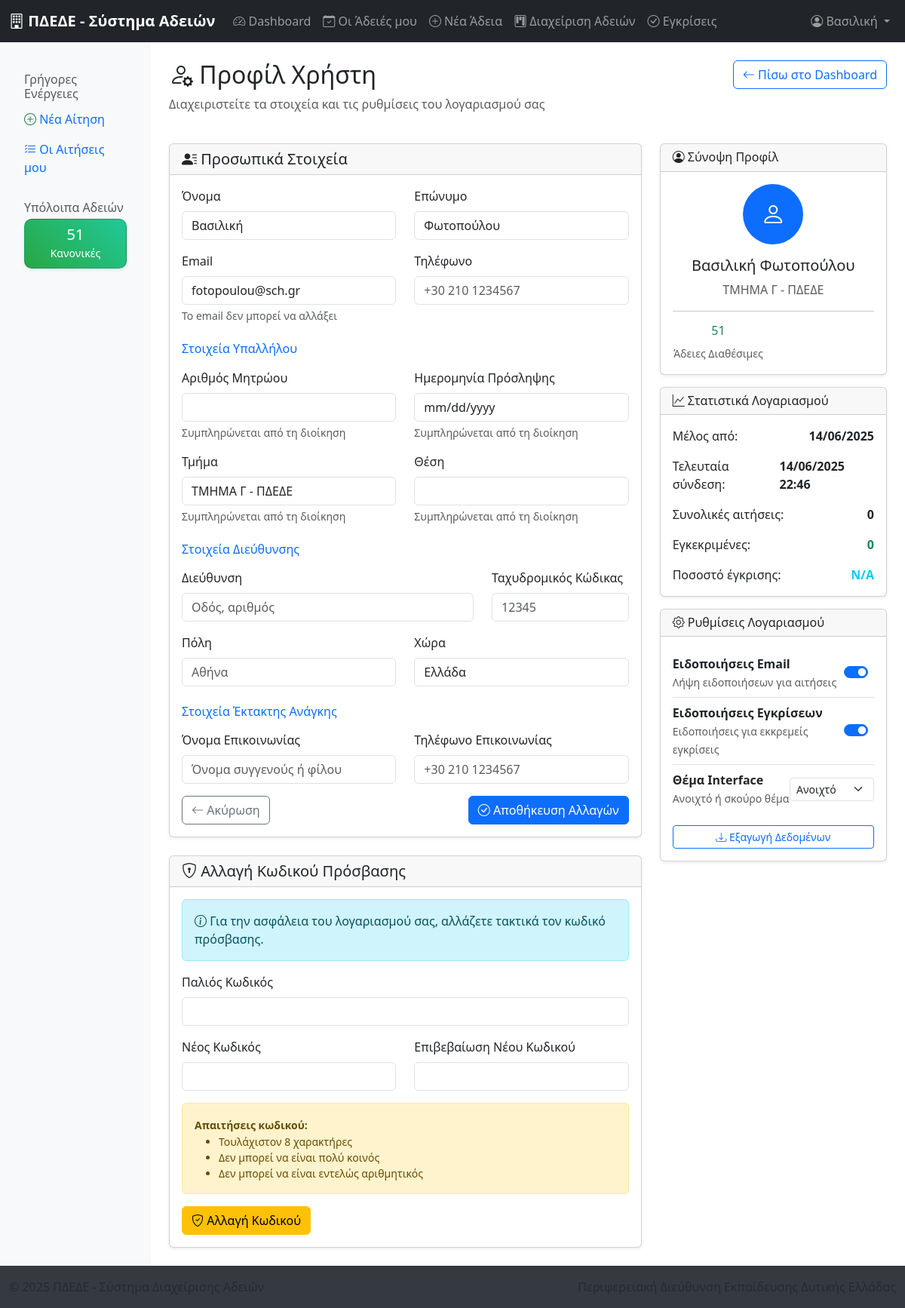
The page /profile/ (signed in) on the database as committed earlier.
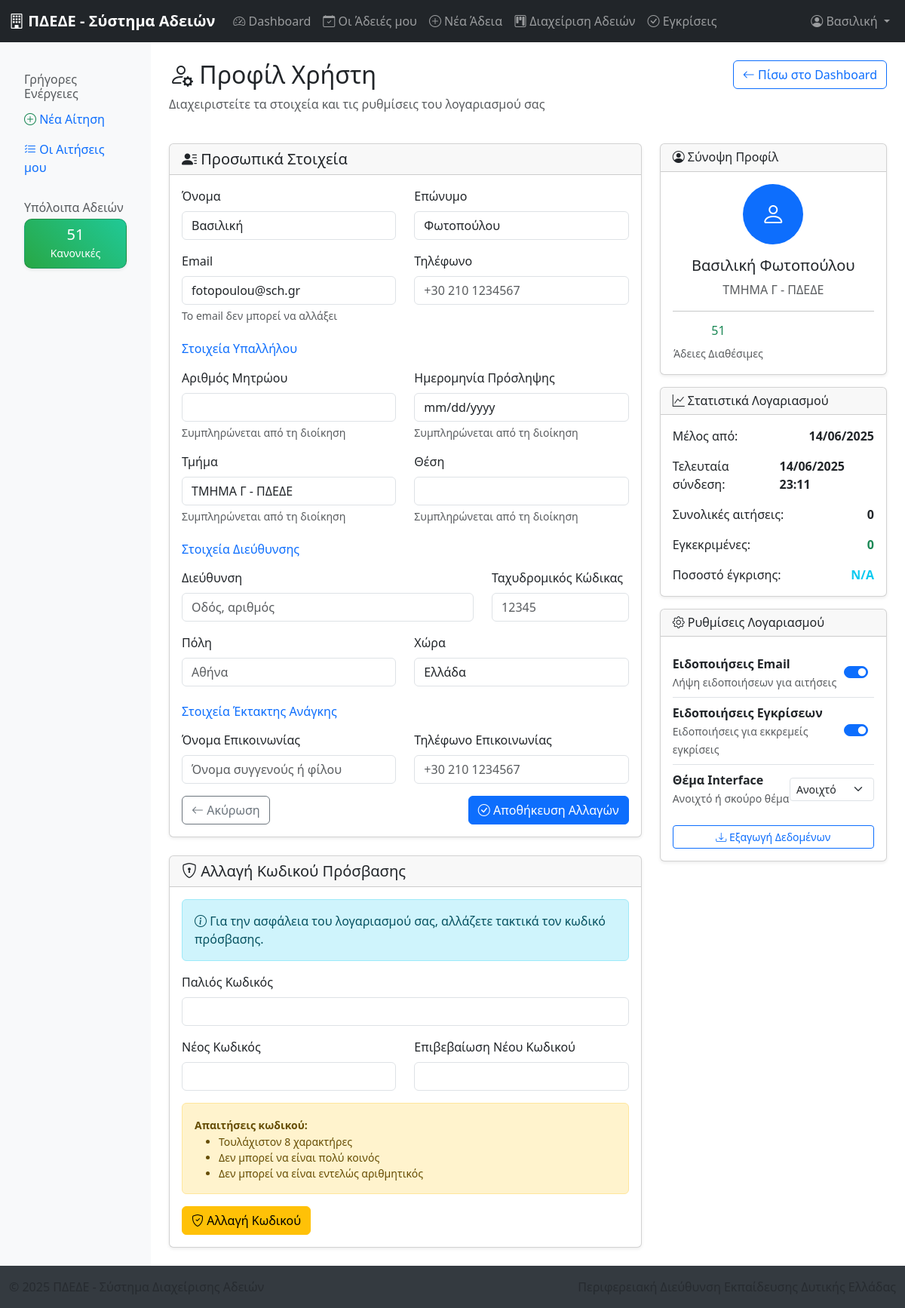
The same page on the database as committed later.
### users/models.py (models this page shows, shortened)
class CustomUser(AbstractUser):
    email = models.EmailField(unique=True, verbose_name="Email")
    is_staff = models.BooleanField(
        default=False,
        verbose_name="Πρόσβαση στο Admin Interface",
        help_text="Καθορίζει αν ο χρήστης μπορεί να συνδεθεί στο admin interface."
    )
    is_employee = models.BooleanField(default=False, verbose_name="Θα γίνει Πιστοποίηση του χρήστη;")
    objects = CustomUserManager()
    USERNAME_FIELD = 'email'
    REQUIRED_FIELDS = []
    class Meta:
        verbose_name = "Υποψήφιος Χρήστης"
        verbose_name_plural = "Υποψήφιοι Χρήστες"

class Employee(models.Model):
    GENDER_CHOICES = [
        ('Άνδρας', 'Άνδρας'),
        ('Γυναίκα', 'Γυναίκα'),
    ]
    user = models.OneToOneField(CustomUser, on_delete=models.CASCADE, verbose_name="Χρήστης")
    name_in_accusative = models.CharField(max_length=100, verbose_name="Όνομα (αιτιατική)")
    surname_in_accusative = models.CharField(max_length=100, verbose_name="Επώνυμο (αιτιατική)")
    father_name_in_genitive = models.CharField(max_length=100, blank=True, verbose_name="Πατρώνυμο (γενική)")
    gender = models.CharField(max_length=10, choices=GENDER_CHOICES, verbose_name="Φύλο")
    sch_email_validator = RegexValidator(
        regex=r'^[a-zA-Z0-9._%+-]+@sch\.gr$',
        message='Το email πρέπει να τελειώνει σε @sch.gr'
    )
    sch_email = models.EmailField(
        unique=True,
        validators=[sch_email_validator],
        verbose_name="Υπηρεσιακό Email (@sch.gr)"
    )
    personal_email = models.EmailField(blank=True, verbose_name="Προσωπικό Email")
    phone1 = models.CharField(max_length=20, blank=True, verbose_name="Τηλέφωνο 1")
    phone2 = models.CharField(max_length=20, blank=True, verbose_name="Τηλέφωνο 2")
    specialty = models.ForeignKey('core_app.Specialty', on_delete=models.PROTECT, verbose_name="Ειδικότητα")
    employee_type = models.ForeignKey('core_app.EmployeeType', on_delete=models.PROTECT, verbose_name="Τύπος υπαλλήλου")
    current_service = models.ForeignKey('core_app.Service', on_delete=models.PROTECT, verbose_name="Τρέχουσα υπηρεσία")
    department = models.ForeignKey('core_app.Department', on_delete=models.PROTECT, verbose_name="Τμήμα")
    role_description = models.TextField(verbose_name="Περιγραφή ρόλου")
    regular_leave_days = models.PositiveIntegerField(default=24, verbose_name="Ημέρες κανονικής άδειας")
    carryover_leave_days = models.PositiveIntegerField(default=0, verbose_name="Μεταφερόμενες ημέρες ΚΑΝΟΝΙΚΗΣ άδειας")
    carryover_previous_years = models.PositiveIntegerField(default=0, verbose_name="Μεταφερόμενες ημέρες κανονικής προηγούμενων ετών")
    carryover_sick_leave = models.PositiveIntegerField(default=0, verbose_name="Μεταφερόμενες αναρρωτικές άδειες")
    self_declaration_sick_days_remaining = models.PositiveIntegerField(
        default=2,
        verbose_name="Υπόλοιπο ημερών αναρρωτικής με υπ. δήλωση"
    )
    notification_recipients = models.TextField(
        blank=True,
        verbose_name="Παραλήπτες κοινοποίησης",
        help_text="Ονομασίες υπηρεσιών για κοινοποίηση"
    )
    preferred_notification_email = models.EmailField(
        blank=True,
        verbose_name="Προτιμώμενο email ειδοποιήσεων"
    )
    schedule = models.CharField(max_length=200, blank=True, verbose_name="Ωράριο")
    can_request_leave = models.BooleanField(default=True, verbose_name="Δικαίωμα αίτησης άδειας")
    is_active = models.BooleanField(default=True, verbose_name="Ενεργός")
    created_at = models.DateTimeField(auto_now_add=True)
    updated_at = models.DateTimeField(auto_now=True)
    class Meta:
        verbose_name = "Πιστοποιημένος Χρήστης"
        verbose_name_plural = "Πιστοποιημένοι Χρήστες"
        indexes = [
            models.Index(fields=['sch_email']),
            models.Index(fields=['current_service']),
            models.Index(fields=['department']),
            models.Index(fields=['is_active']),
        ]
    def get_leave_balance(self, year=None):
        from django.utils import timezone
        if not year:
            year = timezone.now().year
        from leave_app.models import LeaveRequest
        used_days = LeaveRequest.objects.filter(
            employee=self,
            created_at__year=year,
            status__is_final_status=True,
            leave_type__id_adeias='KANONIKI'
        ).aggregate(
            total=models.Sum('working_days')
        )['total'] or 0
        total_available = (
            self.regular_leave_days +         # Φετινές κανονικές άδειες (24)
            self.carryover_leave_days +       # Μεταφερόμενες από προηγούμενο έτος (24)
            self.carryover_previous_years     # Μεταφερόμενες από παλαιότερα έτη (1)
        )
        return max(0, total_available - used_days)

### core_app/models.py (models this page shows, shortened)
class Department(models.Model):
    name = models.CharField(max_length=200, verbose_name="Όνομα τμήματος")
    service = models.ForeignKey(Service, on_delete=models.CASCADE, verbose_name="Υπηρεσία")
    manager = models.ForeignKey(
        'users.Employee',
        on_delete=models.SET_NULL,
        null=True,
        blank=True,
        verbose_name="Προϊστάμενος",
        related_name="managed_departments"
    )
    parent_department = models.ForeignKey(
        'self',
        on_delete=models.CASCADE,
        null=True,
        blank=True,
        verbose_name="Γονικό τμήμα"
    )
    is_virtual = models.BooleanField(default=False, verbose_name="Εικονικό τμήμα (ΣΔΕΥ)")
    sdeu_supervisor = models.ForeignKey(
        'users.Employee',
        on_delete=models.SET_NULL,
        null=True,
        blank=True,
        related_name='supervised_sdeu',
        verbose_name="Υπεύθυνος ΣΔΕΥ"
    )
    is_active = models.BooleanField(default=True, verbose_name="Ενεργό")
    created_at = models.DateTimeField(auto_now_add=True)
    updated_at = models.DateTimeField(auto_now=True)
    class Meta:
        verbose_name = "Τμήμα"
        verbose_name_plural = "Τμήματα"
        unique_together = ('name', 'service')
    def __str__(self):
        return f"{self.name} - {self.service}"

class Service(models.Model):
    name = models.CharField(max_length=200, verbose_name="Όνομα υπηρεσίας")
    full_name = models.CharField(max_length=500, blank=True, verbose_name="Πλήρης ονομασία")
    service_type = models.ForeignKey(ServiceType, on_delete=models.PROTECT, verbose_name="Τύπος υπηρεσίας")
    parent_service = models.ForeignKey(
        'self',
        on_delete=models.PROTECT,
        null=True,
        blank=True,
        verbose_name="Γονική υπηρεσία"
    )
    city = models.ForeignKey(City, on_delete=models.PROTECT, verbose_name="Έδρα")
    manager = models.ForeignKey(
        'users.Employee',
        on_delete=models.SET_NULL,
        null=True,
        blank=True,
        verbose_name="Προϊστάμενος"
    )
    is_active = models.BooleanField(default=True, verbose_name="Ενεργή")
    created_at = models.DateTimeField(auto_now_add=True)
    updated_at = models.DateTimeField(auto_now=True)
    class Meta:
        verbose_name = "Υπηρεσία"
        verbose_name_plural = "Υπηρεσίες"
        ordering = ['service_type__level', 'name']
    def __str__(self):
        return self.name

### users/views.py (the view)
# urls.py: path('profile/', views.profile, name='profile'),
@login_required
def profile(request):
    context = {
        'user': request.user,
    }
    try:
        employee = request.user.employee
        context['employee'] = employee
    except Employee.DoesNotExist:
        context['employee'] = None
    return render(request, 'users/profile.html', context)

### users/templates/users/profile.html (shortened to what the changed rows need)
{% extends 'users/base.html' %}
{% block content %}
<div class="row mb-4">
    <div class="col-md-8">
        <h2>
            <i class="bi bi-person-gear"></i> Προφίλ Χρήστη
        </h2>
    </div>
</div>
<div class="row">
    <div class="col-lg-8">
        <div class="card">
            <div class="card-body">
                <form method="post" enctype="multipart/form-data">
                    <div class="row mb-3">
                        <div class="col-md-6">
                            <label for="id_first_name" class="form-label">Όνομα</label>
                            <input type="text" class="form-control" id="id_first_name" name="first_name"
                                   value="{{ user.first_name }}" required>
                        </div>
                        <div class="col-md-6">
                            <label for="id_last_name" class="form-label">Επώνυμο</label>
                            <input type="text" class="form-control" id="id_last_name" name="last_name"
                                   value="{{ user.last_name }}" required>
                        </div>
                    </div>
                    <div class="row mb-3">
                        <div class="col-md-6">
                            <label for="id_email" class="form-label">Email</label>
                            <input type="email" class="form-control" id="id_email" name="email"
                                   value="{{ user.email }}" readonly>
                            <div class="form-text">Το email δεν μπορεί να αλλάξει</div>
                        </div>
                    </div>
                    <div class="row mb-3">
                        <div class="col-md-6">
                            <label for="id_department" class="form-label">Τμήμα</label>
                            <input type="text" class="form-control" id="id_department" name="department"
                                   value="{{ user.employee.department|default:'' }}" readonly>
                            <div class="form-text">Συμπληρώνεται από τη διοίκηση</div>
                        </div>
                    </div>
                    <div class="row mb-3">
                        <div class="col-md-6">
                            <label for="id_country" class="form-label">Χώρα</label>
                            <input type="text" class="form-control" id="id_country" name="country"
                                   value="{{ user.employee.country|default:'Ελλάδα' }}">
                        </div>
                    </div>
                </form>
            </div>
        </div>
    </div>
    <div class="col-lg-4">
        <div class="card">
            <div class="card-body text-center">
                <div class="bg-primary text-white rounded-circle d-inline-flex align-items-center justify-content-center mb-3"
                     style="width: 80px; height: 80px; font-size: 32px;">
                    <i class="bi bi-person"></i>
                </div>
                <h5>{{ user.get_full_name|default:user.email }}</h5>
                <p class="text-muted">{{ user.employee.department|default:"Τμήμα" }}</p>
                <hr>
                <div class="row text-center">
                    <div class="col-6">
                        <h6 class="text-success">{{ user.employee.get_leave_balance }}</h6>
                        <small class="text-muted">Άδειες Διαθέσιμες</small>
                    </div>
                </div>
            </div>
        </div>
        <div class="card mt-3">
            <div class="card-body">
                <div class="mb-3">
                    <div class="d-flex justify-content-between align-items-center">
                        <span>Μέλος από:</span>
                        <span class="fw-bold">{{ user.date_joined|date:"d/m/Y" }}</span>
                    </div>
                </div>
                <div class="mb-3">
                    <div class="d-flex justify-content-between align-items-center">
                        <span>Τελευταία σύνδεση:</span>
                        <span class="fw-bold">
                            {% if user.last_login %}
                                {{ user.last_login|date:"d/m/Y H:i" }}
                            {% else %}
                                Ποτέ
                            {% endif %}
                        </span>
                    </div>
                </div>
            </div>
        </div>
    </div>
</div>
{% endblock %}

### users/templates/users/base.html (shortened to what the changed rows need)
<!DOCTYPE html>
<html lang="el">
<head>
    <link href="https://cdn.jsdelivr.net/npm/bootstrap@5.3.0/dist/css/bootstrap.min.css" rel="stylesheet">
    <link href="https://cdn.jsdelivr.net/npm/bootstrap-icons@1.10.0/font/bootstrap-icons.css" rel="stylesheet">
</head>
<body class="d-flex flex-column min-vh-100">
    <nav class="navbar navbar-expand-lg navbar-dark bg-dark">
        <div class="container-fluid">
            {% if user.is_authenticated %}
                <div class="collapse navbar-collapse" id="navbarNav">
                    <ul class="navbar-nav me-auto">
                        <li class="nav-item">
                            <a class="nav-link" href="{% url 'users:dashboard' %}">
                                <i class="bi bi-speedometer2"></i> Dashboard
                            </a>
                        </li>
                        <li class="nav-item">
                            <a class="nav-link" href="{% url 'users:leave_list' %}">
                                <i class="bi bi-calendar-check"></i> Οι Άδειές μου
                            </a>
                        </li>
                        <li class="nav-item">
                            <a class="nav-link" href="{% url 'users:leave_create' %}">
                                <i class="bi bi-plus-circle"></i> Νέα Άδεια
                            </a>
                        </li>
                        {% if user.is_authenticated and user.employee %}
                            {% for user_role in user.employee.userrole_set.all %}
                                {% if user_role.is_active and user_role.role.name == "Χειριστής αδειών" %}
                                    <li class="nav-item">
                                        <a class="nav-link" href="{% url 'users:admin_leave_management' %}">
                                            <i class="bi bi-kanban"></i> Διαχείριση Αδειών
                                        </a>
                                    </li>
                                {% endif %}
                            {% endfor %}
                        {% endif %}
                        {% if user.is_staff %}
                        <li class="nav-item">
                            <a class="nav-link" href="{% url 'users:approval_list' %}">
                                <i class="bi bi-check-circle"></i> Εγκρίσεις
                            </a>
                        </li>
                        {% endif %}
                    </ul>
                    <ul class="navbar-nav">
                        <li class="nav-item dropdown">
                            <a class="nav-link dropdown-toggle" href="#" role="button" data-bs-toggle="dropdown">
                                <i class="bi bi-person-circle"></i> {{ user.first_name|default:user.email }}
                            </a>
                        </li>
                    </ul>
                </div>
            {% endif %}
        </div>
    </nav>
    <div class="container-fluid flex-grow-1">
        <div class="row">
            {% if user.is_authenticated %}
                <div class="col-md-3 col-lg-2 d-md-block sidebar p-3">
                    <div class="position-sticky">
                        {% if user.employee %}
                        <h6 class="sidebar-heading d-flex justify-content-between align-items-center px-3 mt-4 mb-1 text-muted">
                            <span>Υπόλοιπα Αδειών</span>
                        </h6>
                        <div class="px-3">
                            <div class="card leave-balance mb-2">
                                <div class="card-body text-center py-2">
                                    <h5 class="mb-0">{{ user.employee.get_leave_balance }}</h5>
                                    <small>Κανονικές</small>
                                </div>
                            </div>
                        </div>
                        {% endif %}
                    </div>
                </div>
                <main class="col-md-9 ms-sm-auto col-lg-10 px-md-4 main-content">
            {% else %}
                <main class="col-12 main-content">
            {% endif %}
                <div class="py-4">
                    {% block content %}
                    {% endblock %}
                </div>
            </main>
        </div>
    </div>
</body>
</html>

Rows that differ between the two databases and show on the page:
changed CustomUser "Βασιλική Φωτοπούλου": last_login "14/06/2025 22:46" → "14/06/2025 23:11"
